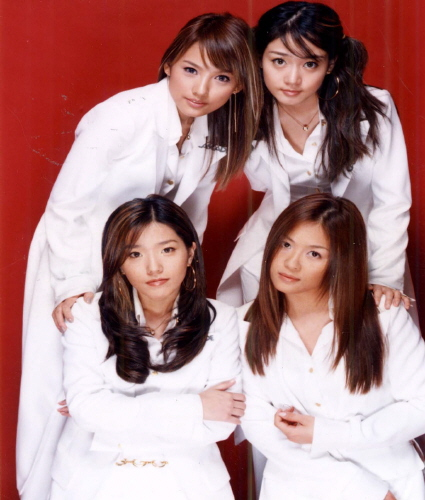
#> input picture images/20200610_hyoriss.jpg, 425 x 500 px
$ python faceDetection.py
#> lines starting #> are read from the running program, lines starting #| are printed output that depends on the picture; after the words box and inside, x2 and y2 are one past the last pixel; in counts of white or black regions, pixels touching at a corner belong together
import numpy as np
import cv2
from matplotlib import pyplot as plt

face_cascade = cv2.CascadeClassifier('config/haarcascade_frontalface_default.xml')

img = cv2.imread('images/20200610_hyoriss.jpg')
#> img is the input picture: shape (500, 425, 3); mean B, G, R 132.9, 132.1, 175.2
gray = cv2.cvtColor(img, cv2.COLOR_BGR2GRAY)
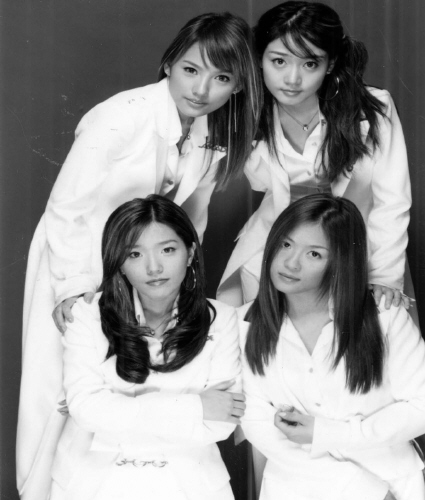
#> gray: shape (500, 425); min 0, max 255, mean 145.1
faces = face_cascade.detectMultiScale(gray, 1.9, 2)
#> faces = [[251, 29, 87, 87], [111, 219, 87, 87], [256, 218, 87, 87]]

for (x, y, w, h) in faces:
    cv2.rectangle(img, (x, y), (x + w, y + h), (255, 0, 0), 2)
    roi_gray = gray[y:y + h, x:x + w]
    roi_color = img[y:y + h, x:x + w]
#> this loop made 3 passes
#> (x, y) on passes 1 to 3: (251, 29), (111, 219), (256, 218)
#> pass 1, `roi_gray = gray[y:y + h, x:x + w]`:
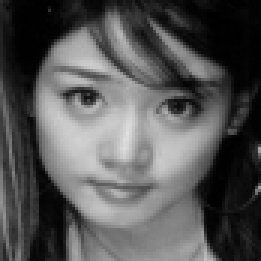
#> roi_gray: shape (87, 87) (shown 3 times larger); min 0, max 224, mean 85.3
#> pass 1, `roi_color = img[y:y + h, x:x + w]`:
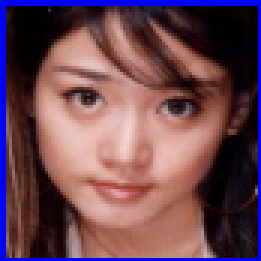
#> roi_color: shape (87, 87, 3) (shown 3 times larger); mean B, G, R 83.8, 71.8, 108.1
#> pass 2, `roi_gray = gray[y:y + h, x:x + w]`:
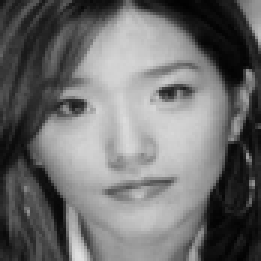
#> roi_gray: shape (87, 87) (shown 3 times larger); min 1, max 225, mean 110.2
#> pass 2, `roi_color = img[y:y + h, x:x + w]`:
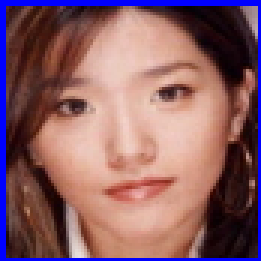
#> roi_color: shape (87, 87, 3) (shown 3 times larger); mean B, G, R 101.9, 95.3, 137.1
#> after the loop:
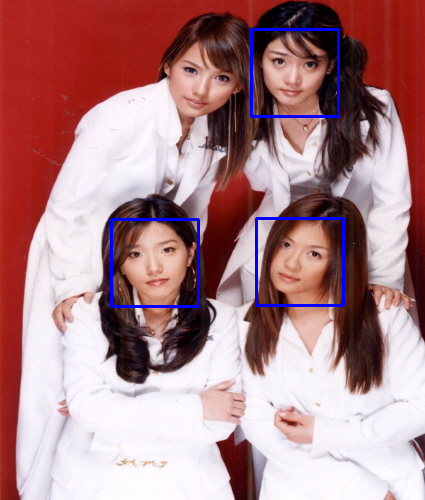
#> img: shape (500, 425, 3); 1.47% of pixels changed, all inside (x1, y1, x2, y2) = (110, 28, 345, 308)

cv2.imshow('result', img)
cv2.waitKey(0)
cv2.destroyAllWindows()

$ run again, with images/20200610_hyori.jpg copied over images/20200610_hyoriss.jpg
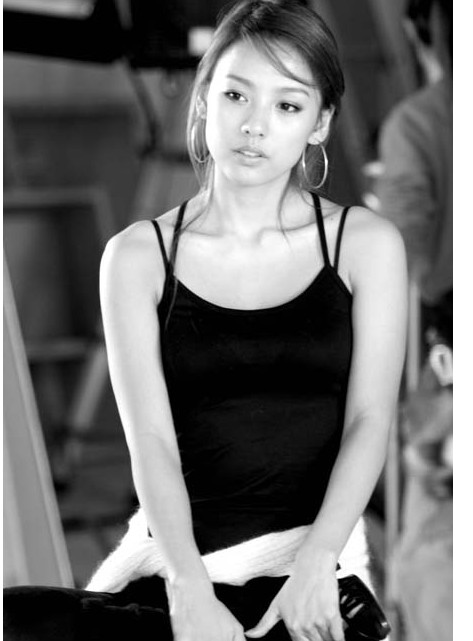
#> input picture images/20200610_hyori.jpg, 473 x 641 px
#> img is the input picture: shape (641, 473, 3); min 0, max 255, mean 111.5
#> faces = [[177, 34, 165, 165]]
#> the loop `for (x, y, w, h) in faces:` made 1 pass
#> pass 1, `roi_color = img[y:y + h, x:x + w]`:
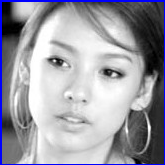
#> roi_color: shape (165, 165, 3); mean B, G, R 164.8, 155.6, 155.6
#> after the loop `for (x, y, w, h) in faces:`:
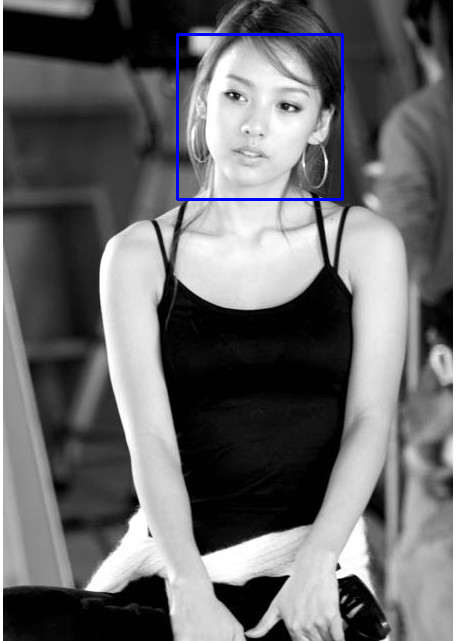
#> img: shape (641, 473, 3); 0.65% of pixels changed, all inside (x1, y1, x2, y2) = (176, 33, 344, 201)
